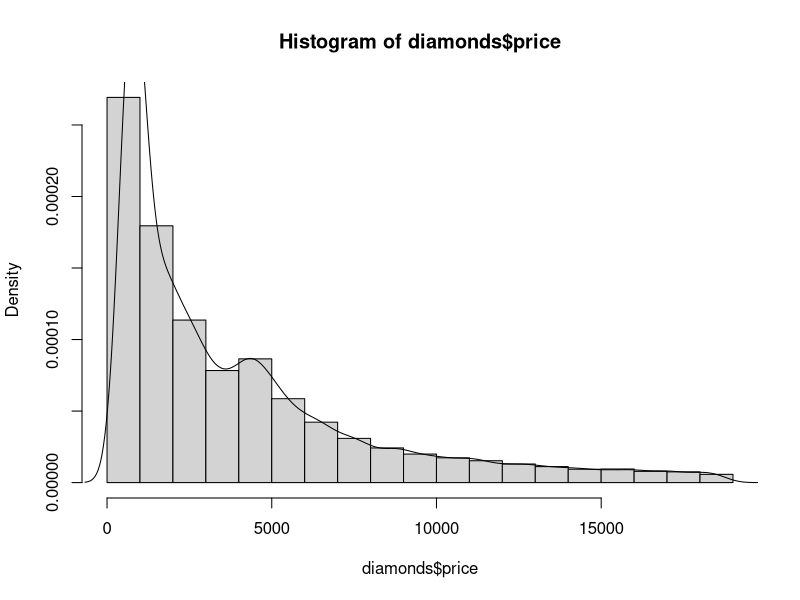
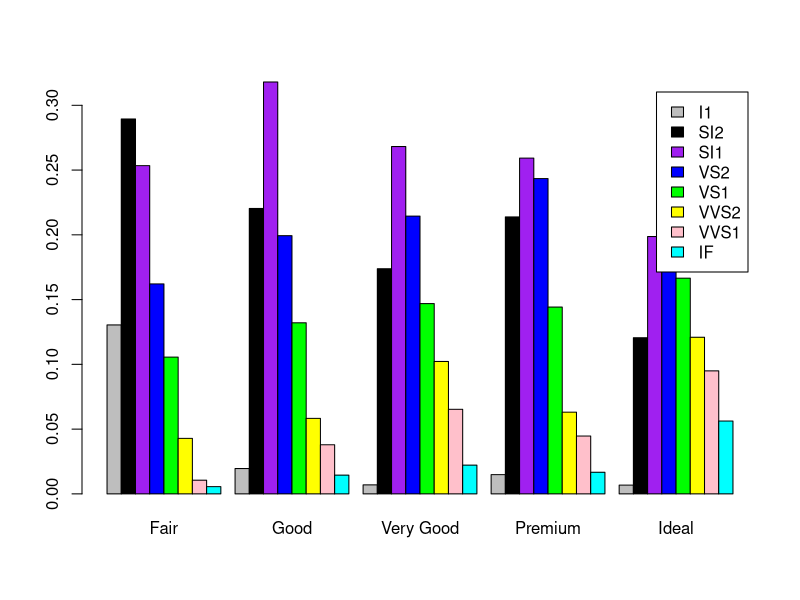
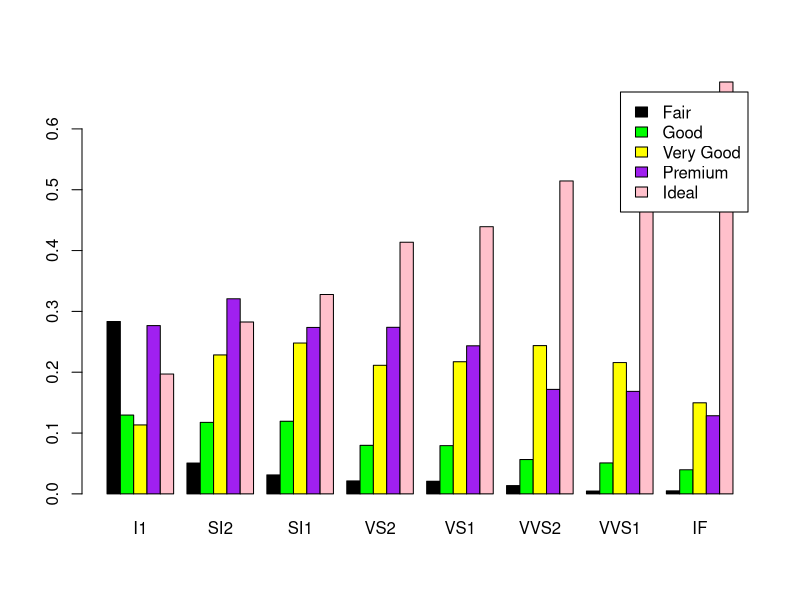
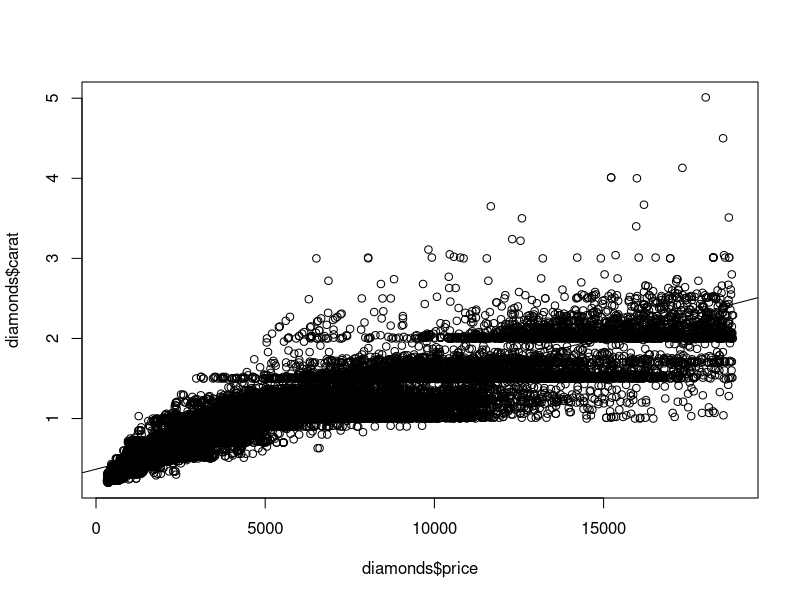
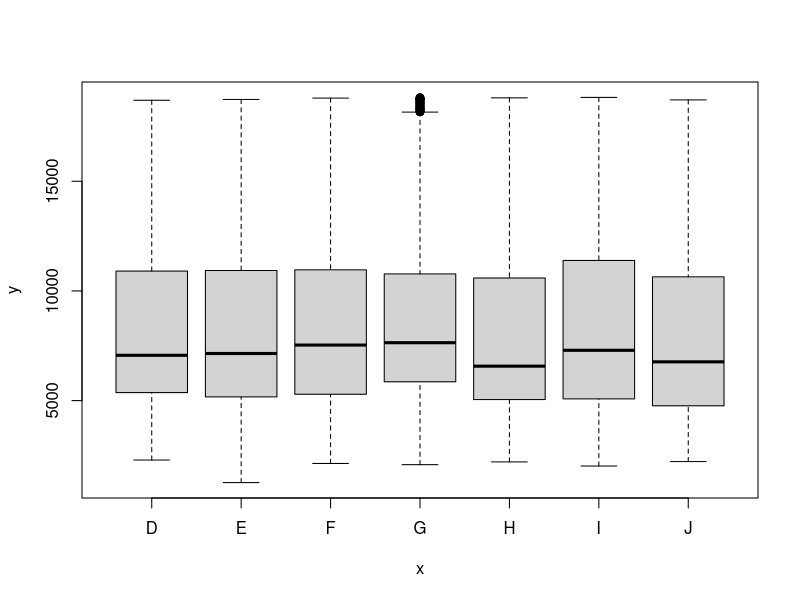
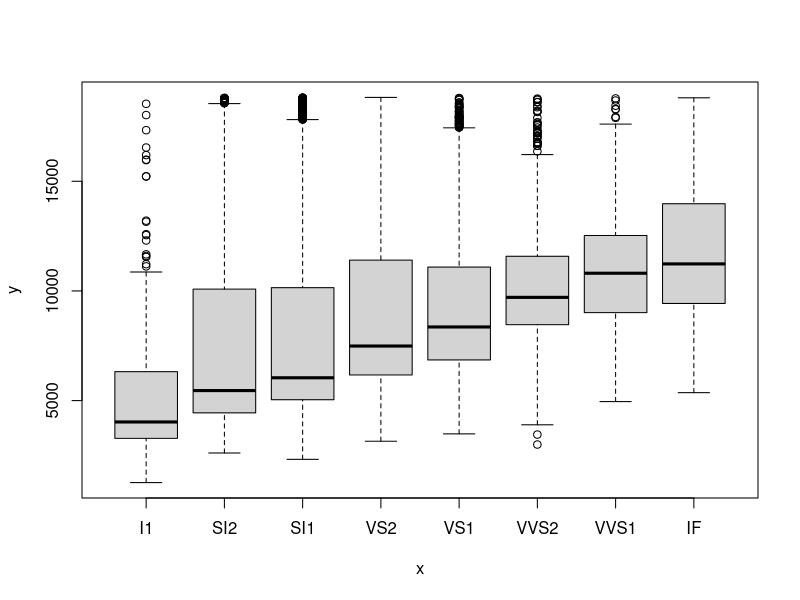
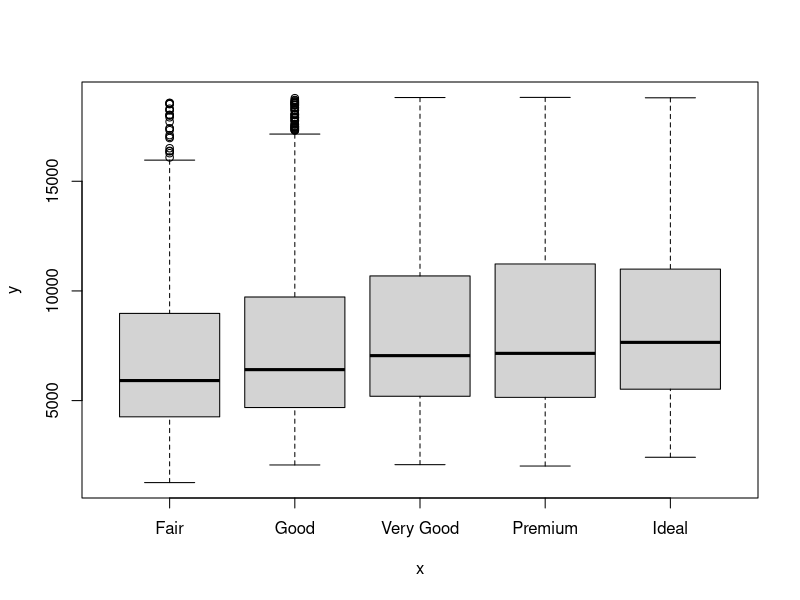

Here is the R script that generated these plots, in order:
#Some changes are made to the markdown variant
library("ggplot2")
library("tidyverse")
colnames(diamonds)

#print(diamonds, n = nrow(diamonds))
#a  <- 1:5
#tibble(a, a * 2)
#print(diamonds[diamonds$price > 15000,], n = nrow(diamonds[diamonds$price > 15000,]))

#Задача 1
# а)
nrow(diamonds[diamonds$price > 15000,])

# б)
nrow(diamonds[diamonds$carat < 2 & diamonds$price > 15000,])/nrow(diamonds[diamonds$price > 15000,])

# в)
m <- mean(diamonds$price)
s <- sd(diamonds$price)
nrow(diamonds[diamonds$price < m + s & diamonds$price > m - s,])

# г)
ideal <- diamonds[diamonds$cut == "Ideal",]
quantile(ideal$carat)
median(ideal$carat)
mean(ideal$carat)

# д)
quantile(diamonds$price, prob = 0.8)

# е)
diamonds[order(diamonds$x, diamonds$y, diamonds$z, decreasing = T),][1:5,]


#Задача 2
#а)
hist(diamonds$price, probability = T)
lines(density(diamonds$price), na.rm = T)

#б)

#Долният barplot показва условната вероятност, ако знаем каква е 
#шлифовката каква е вероятността да имаме диамант с дадена чистота. 
#Чистотата е подредена по качество. Тоест най-долу на легендата
#е най-хубава(IF), a най-горе е най-лоша(I1). На диаграмата
#се вижда, че колкото по-добра е шлифовката толкова по-висока е вероятността
#диаманта да е с по-хубава чистота. Тоест ако шлифовката е идеално е доста
#по-вероятно да имаме супер чист(IF) диамант отколкото, ако е ставаща(Fair)
barplot(prop.table(table(diamonds$clarity, diamonds$cut), 2), legend = T,
        beside = T, col = c("grey", "black", "purple", "blue", "green", "yellow", "pink", "cyan")) 

#Долният barplot показва  каква е вероятността, ако знаем чистотата
#да имаме някоя от шлифовките. Както се вижда колкото по-чист ни е диамантът
#толкова по-вероятно е да е с по-хубава шлифовка. Колкото по-мръсен е веряотностите
#за качествена и некачествена и качествена шлифовка са доста по-близки. Вижда се
#все пак, че дори от най-замърсените диаманти можеш да получиш идеална шлифовка, 
#което също е интересно.
barplot(prop.table(table(diamonds$cut, diamonds$clarity), 2), legend = T, 
        beside = T, col = c( "black", "green", "yellow", "purple", "pink")) 


#На долния barplot се вижда нещо подобно на картинката на по-миналия, само че
#разпределено между типовете. Вижда се, че каквато и шлифовка да имаме е по-вероятно
#тя да не е от свръх чист или много мръсен диамант, а нещо по-средата, като SI1/VS2.
#Там обаче и вероятността за лоша шлифовка е по-голяма. При по-чистите диаманти от друга страна
#вероятността за по-добра шлифовка
#barplot(prop.table(table(diamonds$cut, diamonds$clarity), 1), legend = T, 
#        beside = T, col = c( "black", "green", "yellow", "purple", "pink")) 

#в)
plot(diamonds$price, diamonds$carat)
l = lm(carat ~ price, data = diamonds)
abline(l)
#от графиката се вижда, че са зависи, както и може да се 
#начертае проста линейна регресия, която да описва връзката
#между данните.

#г)
caratsMoreThan1 <- diamonds[diamonds$carat > 1,]

plot(caratsMoreThan1$color, caratsMoreThan1$price)
plot(caratsMoreThan1$clarity, caratsMoreThan1$price)
plot(caratsMoreThan1$cut, caratsMoreThan1$price)

#от трите диаграми се вижда, че чистотата влияе най-силно на цената
#най-скъпи са чистите диаманти.
#като цяло е интересно, че ако включ и диамантите под 1 карат 
#диаграмите изглеждаха доста различно и беше много странно, защото
#тогава цвета, като че ли играеше основна роля. Колко е чист диаманта
#почти не беше от значение. Даже най-чистите бяха доста нодолу според
#boxplot-а(разбира се с много outliers)

x <- 0
if(x != 8) {
    x <- x + 1
} else {
    x <- x + 2
}

#Задача 3
#а)

#i не се ползва. По-долу обяснявам защо.
#Реших да си поиграя с функции от по-висок ред
#общо взето
add1 <- function (x, i) {
    x <- x + 1
}

#Изпълнение на един опит
draw <- function(whiteNum = 2, blackBalls = 2, ballNum = 4, N = 20, fn = add1, result = 0) {
    for (i in 1:N) {
        ball <- sample(c("white", "black"), 1, 
                    prob = c(whiteNum/ballNum, blackBalls/ballNum))
        if(ball == "white") {
            whiteNum <- whiteNum + 2
            ballNum  <- ballNum + 2
            result <- fn(result, i)
        } else {
            blackBalls <- blackBalls + 1
            ballNum  <- ballNum + 1
        }
    }

    result
}
 
attempts = 10000

#резултати от attempts брой опита
whiteBalls <- 1:attempts %>%
    map(~draw()) %>%
    unlist()

eProb <- function(n, whiteBalls) {
    sum(whiteBalls == n)/attempts
}

#Емпиричната вероятност X = 15
eProb(15, whiteBalls)

#Емпиричната вероятност X < 10
sum(whiteBalls < 10)/attempts

#б)
#Смятаме разпределението на X
xDistribution <- 0:20 %>%
    map(~eProb(.x, whiteBalls)) %>%
    unlist()

median(xDistribution)
quantile(xDistribution)

#в)
#Индексът съвпада с броя извадени бели топки
#Взимаме на кой индекс е максималната вероятност
#И получаваме най-вероятният брой бели топки
#Отдолу добавих и самата вероятност
which.max(xDistribution)
max(xDistribution)

#г)
#Теглили сме 2 черни топки и 0 бели
#Значи сме с +2 черни топки.
#тоест имаме 4 черни и 2 бели и общо 6 топки
#Ще симулирам само последните тегления
#Започваме от 2

#Ползвам функции от по-висок ред,
#да намаля повтарянето на код.
#Затова fifthBall и add1 приемат бонус
#ненужен аргумент, което не е много добре
#от гледна точка качество на код, ама върши 
#работа
fifthBall <- function (x, i) {
    #Тук гледаме дали на третото теглене
    #се вика тази функция. Ако се вика,
    #то петата изтеглена топка е бяла,
    #защото в този случай се вика функцията
    #i == 3, защото вече сме теглили два пъти.
    #Общо взето слага стойността на result на TRUE,
    #ако при последното теглене получим бяла
    i == 3   
}

#резултат от опитите
fifthIsWhite <- 1:attempts %>%
    map(~draw(2, 4, 6, 3, fifthBall, FALSE)) %>%
    unlist()

#Виждам броя пъти, в които петата топка е била бяла
#и деля на броя опити и получавам емпиричната вероятност
sum(fifthIsWhite)/attempts

#д)

#Общо взето умножавам на всеки ход
#по вероятността да извадим бяла топка
#и добавям двете нови бели топки
tProb <- 1
whiteNum <- 2
ballNum <- 4
for (i in 1:20) {
    tProb <- tProb * whiteNum/ballNum
    
    whiteNum <- whiteNum + 2
    ballNum <- ballNum + 2
}

tProb
eProb(20, whiteBalls)
